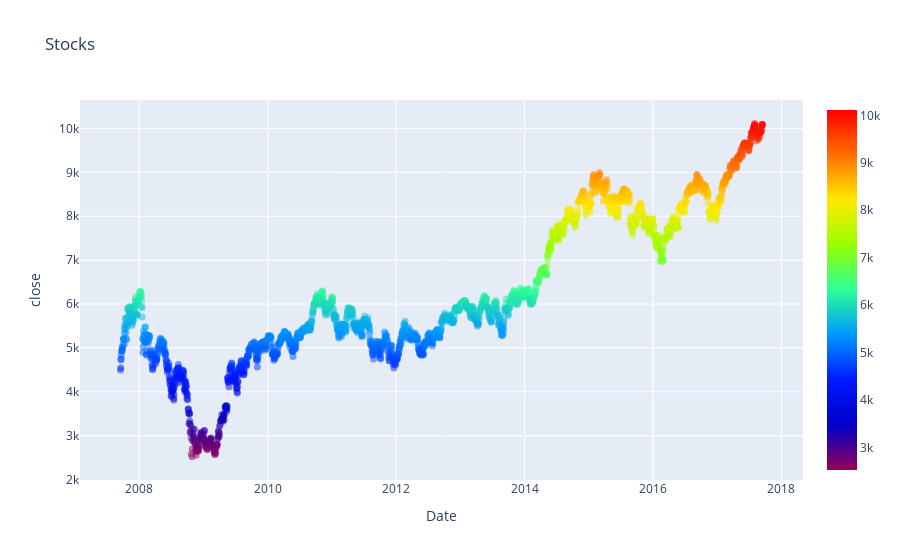

Here is the notebook cell this chart was saved with:
### Code cell
fig=go.Figure(data=data,layout=layout)
offline.iplot(fig)

### Figure 1 — Plotly figure (JSON) as saved in the notebook; plotly's stock layout.template omitted (floating-point values rounded to 4 significant figures; data arrays with more than 128 entries replaced by an {"elided": "..."} marker saying what was removed)
{"data": [{"marker": {"color": {"elided": "2445 float values"}, "colorscale": [[0, "rgb(150,0,90)"], [0.125, "rgb(0,0,200)"], [0.25, "rgb(0,25,255)"], [0.375, "rgb(0,152,255)"], [0.5, "rgb(44,255,150)"], [0.625, "rgb(151,255,0)"], [0.75, "rgb(255,234,0)"], [0.875, "rgb(255,111,0)"], [1, "rgb(255,0,0)"]], "opacity": 0.5, "showscale": true, "size": 7}, "mode": "markers", "text": {"elided": "2445 float values"}, "type": "scatter", "x": {"elided": "2445 str values"}, "y": {"elided": "2445 float values"}}], "layout": {"hovermode": "closest", "title": {"text": "Stocks"}, "xaxis": {"title": {"text": "Date"}}, "yaxis": {"title": {"text": "close"}}}}
